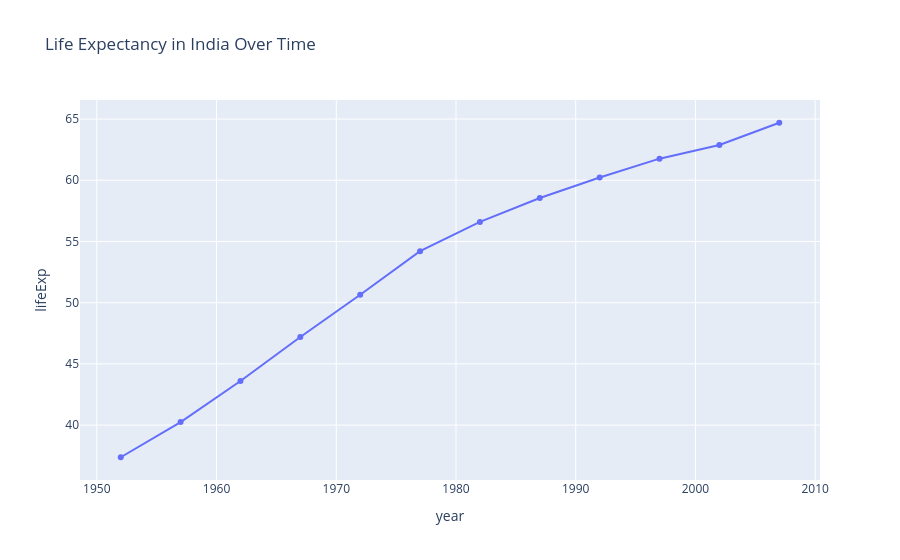

Notebook code for this chart:
### Code cell
# --------------------------------------------------
# Line Plot using Gapminder Dataset (India)
# --------------------------------------------------

# --------------------------------------------------
# Line Plot: Life Expectancy over Years eiht plotly express
# --------------------------------------------------
fig = px.line(
    temp_df,
    x='year',                                                # X-axis: Year
    y='lifeExp',                                             # Y-axis: Life Expectancy
    title='Life Expectancy in India Over Time',              # plot title
    markers=True                                             # show markers on line
)

fig.show()

### Figure 1 — Plotly figure (JSON) as saved in the notebook; plotly's stock layout.template omitted (floating-point values rounded to 4 significant figures)
{"data": [{"hovertemplate": "year=%{x}<br>lifeExp=%{y}<extra></extra>", "legendgroup": "", "line": {"color": "#636efa", "dash": "solid"}, "marker": {"symbol": "circle"}, "mode": "lines+markers", "name": "", "orientation": "v", "showlegend": false, "type": "scatter", "x": [1952, 1957, 1962, 1967, 1972, 1977, 1982, 1987, 1992, 1997, 2002, 2007], "xaxis": "x", "y": [37.37, 40.25, 43.6, 47.19, 50.65, 54.21, 56.6, 58.55, 60.22, 61.77, 62.88, 64.7], "yaxis": "y"}], "layout": {"legend": {"tracegroupgap": 0}, "title": {"text": "Life Expectancy in India Over Time"}, "xaxis": {"anchor": "y", "domain": [0, 1], "title": {"text": "year"}}, "yaxis": {"anchor": "x", "domain": [0, 1], "title": {"text": "lifeExp"}}}}
